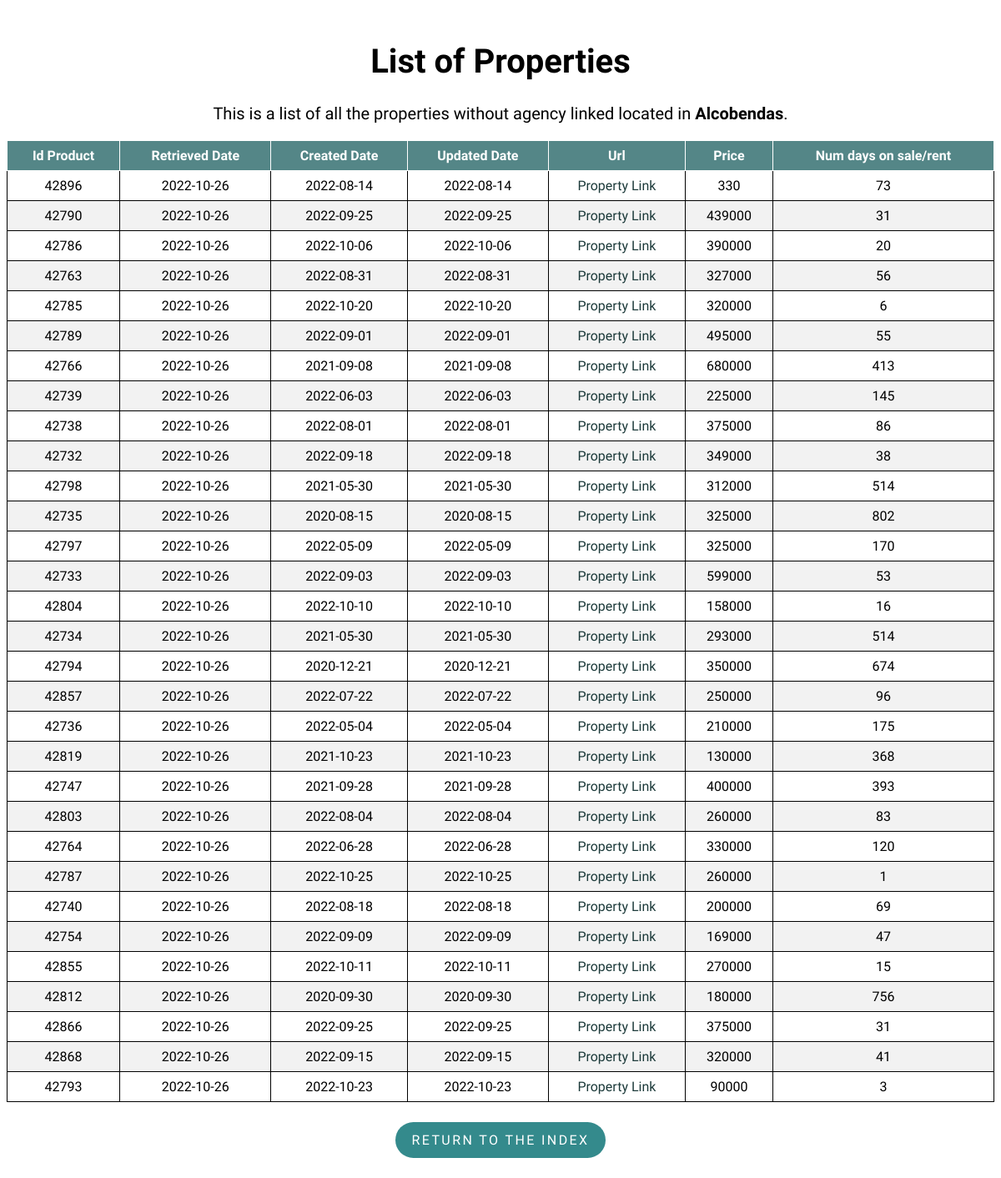
Page /property/Alcobendas on the committed database.
### flask-app/read_db.py (models this page shows)
class Property(db.Model):
    __tablename__ = 'properties'
    id_product = db.Column(db.Integer, primary_key=True)
    retrieved_date = db.Column(db.Date)
    created_date = db.Column(db.Date)
    url = db.Column(db.Text)
    mobile = db.Column(db.Integer)
    agency = db.Column(db.Text)
    real_estate_id = db.Column(db.Integer)
    price = db.Column(db.Integer)
    type_id = db.Column(db.Integer)
    trans_type_id = db.Column(db.Integer)
    location = db.Column(db.Text)
    num_days = db.Column(db.Integer)
    updated_date = db.Column(db.Date)

### flask-app/read_db.py (the view)
@app.route('/property/<location>', methods=['GET', 'POST'])
def property(location):
    properties = Property.query.filter_by(
        type_id=1, location=location).order_by(Property.url).distinct()
    return render_template('list.html', properties=properties, location=location)

### flask-app/templates/list.html (shortened to what this page needs)
<!DOCTYPE html>
<html lang="en">
<head>
    <link rel="stylesheet" type="text/css" href="{{ url_for('static', filename='styles/style.css') }}">
    <link rel="stylesheet" type="text/css" href="{{ url_for('static', filename='styles/tablesort.css') }}">
</head>
<body>
    <h1 class="list_header" style="font-size:40px;">List of Properties</h1>
    <p class="list_header" style="margin-top: 25px;font-size:20px;">This is a list of all the properties without agency linked located in
        <strong>{{ location }}</strong>.
    </p>
    <table class="table table-sortable">
        <thead>
            <tr>
                <th>Id Product</th>
                <th>Retrieved Date</th>
                <th>Created Date</th>
                <th>Updated Date</th>
                <th>Url</th>
                <th>Price</th>
                <th>Num days on sale/rent</th>
            </tr>
        </thead>
        <tbody>
            {% for property in properties %}
            <tr>
                <td>{{ property.id_product }}</td>
                <td>{{ property.retrieved_date }}</td>
                <td>{{ property.created_date }}</td>
                <td>{{ property.updated_date }}</td>
                <td>
                    <a class="property_link" href={{ property.url }}>Property Link</a>
                </td>
                <td><a>{{ property.price }}</a></td>
                <td>{{ property.num_days }}</td>
            </tr>
            {% endfor %}
        </tbody>
    </table>
    <div class = "btn_container">
        <p class="return_btn"><a class = "btn_link" href="{{ url_for('index') }}">Return to the index</a></p>
    </div>
</body>
</html>

### flask-app/static/styles/style.css (style rules this page uses)
body { font-family: 'Muli','Open Sans','Open Sans-fallback',sans-serif; }
table, th, td { border: 1px solid; }
table { width: 100%; border-collapse: collapse; }
th, td { text-align: center; padding: 8px; }
tr:nth-child(even) { background-color: #f2f2f2 }
th { background-color: rgb(84, 134, 135); color: white; }
.index_header, .list_header { margin-top: 50px; text-align: center; }
a.property_link { text-decoration: none; }
a.property_link:link, a.property_link:visited { color: rgb(28, 58, 58); }
.return_btn { display: inline-block; padding: .75rem 1.25rem; border-radius: 10rem; text-transform: uppercase; font-size: 1rem; letter-spacing: .15rem; transition: all .3s; position: relative; overflow: hidden; z-index: 1; background-color: rgb(52, 138, 140); }
.btn_link { text-decoration: none; color: #fff; }
.btn_container { margin-top: 8px; display: flex; justify-content: center; align-items: center; }

### flask-app/static/styles/tablesort.css (style rules this page uses)
.table-sortable th { cursor: pointer; }

### rows in the picture
Property: id_product "42896", retrieved_date "2022-10-26", created_date "2022-08-14", updated_date "2022-08-14", price "330", num_days "73"
Property: id_product "42790", retrieved_date "2022-10-26", created_date "2022-09-25", updated_date "2022-09-25", price "439000", num_days "31"
Property: id_product "42786", retrieved_date "2022-10-26", created_date "2022-10-06", updated_date "2022-10-06", price "390000", num_days "20"
Property: id_product "42763", retrieved_date "2022-10-26", created_date "2022-08-31", updated_date "2022-08-31", price "327000", num_days "56"
Property: id_product "42785", retrieved_date "2022-10-26", created_date "2022-10-20", updated_date "2022-10-20", price "320000", num_days "6"
Property: id_product "42789", retrieved_date "2022-10-26", created_date "2022-09-01", updated_date "2022-09-01", price "495000", num_days "55"
Property: id_product "42766", retrieved_date "2022-10-26", created_date "2021-09-08", updated_date "2021-09-08", price "680000", num_days "413"
Property: id_product "42739", retrieved_date "2022-10-26", created_date "2022-06-03", updated_date "2022-06-03", price "225000", num_days "145"
Property: id_product "42738", retrieved_date "2022-10-26", created_date "2022-08-01", updated_date "2022-08-01", price "375000", num_days "86"
Property: id_product "42732", retrieved_date "2022-10-26", created_date "2022-09-18", updated_date "2022-09-18", price "349000", num_days "38"
Property: id_product "42798", retrieved_date "2022-10-26", created_date "2021-05-30", updated_date "2021-05-30", price "312000", num_days "514"
Property: id_product "42735", retrieved_date "2022-10-26", created_date "2020-08-15", updated_date "2020-08-15", price "325000", num_days "802"
Property: id_product "42797", retrieved_date "2022-10-26", created_date "2022-05-09", updated_date "2022-05-09", price "325000", num_days "170"
Property: id_product "42733", retrieved_date "2022-10-26", created_date "2022-09-03", updated_date "2022-09-03", price "599000", num_days "53"
Property: id_product "42804", retrieved_date "2022-10-26", created_date "2022-10-10", updated_date "2022-10-10", price "158000", num_days "16"
Property: id_product "42734", retrieved_date "2022-10-26", created_date "2021-05-30", updated_date "2021-05-30", price "293000", num_days "514"
Property: id_product "42794", retrieved_date "2022-10-26", created_date "2020-12-21", updated_date "2020-12-21", price "350000", num_days "674"
Property: id_product "42857", retrieved_date "2022-10-26", created_date "2022-07-22", updated_date "2022-07-22", price "250000", num_days "96"
Property: id_product "42736", retrieved_date "2022-10-26", created_date "2022-05-04", updated_date "2022-05-04", price "210000", num_days "175"
Property: id_product "42819", retrieved_date "2022-10-26", created_date "2021-10-23", updated_date "2021-10-23", price "130000", num_days "368"
Property: id_product "42747", retrieved_date "2022-10-26", created_date "2021-09-28", updated_date "2021-09-28", price "400000", num_days "393"
Property: id_product "42803", retrieved_date "2022-10-26", created_date "2022-08-04", updated_date "2022-08-04", price "260000", num_days "83"
Property: id_product "42764", retrieved_date "2022-10-26", created_date "2022-06-28", updated_date "2022-06-28", price "330000", num_days "120"
Property: id_product "42787", retrieved_date "2022-10-26", created_date "2022-10-25", updated_date "2022-10-25", price "260000", num_days "1"
Property: id_product "42740", retrieved_date "2022-10-26", created_date "2022-08-18", updated_date "2022-08-18", price "200000", num_days "69"
Property: id_product "42754", retrieved_date "2022-10-26", created_date "2022-09-09", updated_date "2022-09-09", price "169000", num_days "47"
Property: id_product "42855", retrieved_date "2022-10-26", created_date "2022-10-11", updated_date "2022-10-11", price "270000", num_days "15"
Property: id_product "42812", retrieved_date "2022-10-26", created_date "2020-09-30", updated_date "2020-09-30", price "180000", num_days "756"
Property: id_product "42866", retrieved_date "2022-10-26", created_date "2022-09-25", updated_date "2022-09-25", price "375000", num_days "31"
Property: id_product "42868", retrieved_date "2022-10-26", created_date "2022-09-15", updated_date "2022-09-15", price "320000", num_days "41"
Property: id_product "42793", retrieved_date "2022-10-26", created_date "2022-10-23", updated_date "2022-10-23", price "90000", num_days "3"

### other values in the picture
{{ location }} "Alcobendas"
